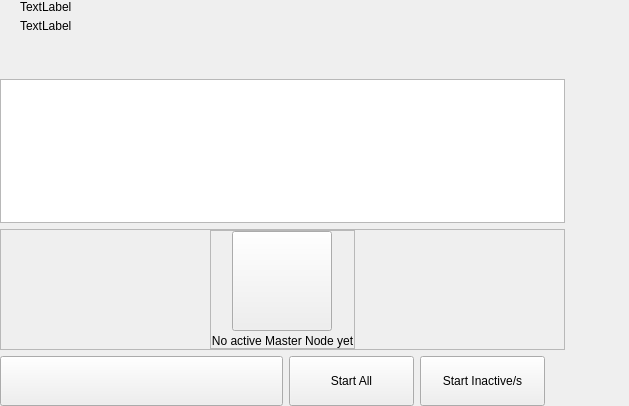
<?xml version="1.0" encoding="UTF-8"?>
<ui version="4.0">
 <class>MasterNodesWidget</class>
 <widget class="QWidget" name="MasterNodesWidget">
  <property name="geometry">
   <rect>
    <x>0</x>
    <y>0</y>
    <width>629</width>
    <height>406</height>
   </rect>
  </property>
  <property name="windowTitle">
   <string>Form</string>
  </property>
  <layout class="QHBoxLayout" name="horizontalLayout_2" stretch="2,1">
   <property name="spacing">
    <number>0</number>
   </property>
   <property name="leftMargin">
    <number>0</number>
   </property>
   <property name="topMargin">
    <number>0</number>
   </property>
   <property name="rightMargin">
    <number>0</number>
   </property>
   <property name="bottomMargin">
    <number>0</number>
   </property>
   <item>
    <widget class="QWidget" name="left" native="true">
     <layout class="QVBoxLayout" name="verticalLayout_3">
      <property name="leftMargin">
       <number>0</number>
      </property>
      <property name="topMargin">
       <number>0</number>
      </property>
      <property name="rightMargin">
       <number>0</number>
      </property>
      <property name="bottomMargin">
       <number>0</number>
      </property>
      <item>
       <layout class="QVBoxLayout" name="verticalLayout_2">
        <property name="spacing">
         <number>6</number>
        </property>
        <item>
         <layout class="QHBoxLayout" name="horizontalLayout_3">
          <property name="spacing">
           <number>0</number>
          </property>
          <property name="leftMargin">
           <number>20</number>
          </property>
          <item>
           <layout class="QVBoxLayout" name="verticalLayout_8">
            <property name="spacing">
             <number>5</number>
            </property>
            <item>
             <widget class="QLabel" name="labelTitle">
              <property name="text">
               <string>TextLabel</string>
              </property>
             </widget>
            </item>
            <item alignment="Qt::AlignTop">
             <widget class="QLabel" name="labelSubtitle1">
              <property name="text">
               <string>TextLabel</string>
              </property>
             </widget>
            </item>
           </layout>
          </item>
          <item>
           <spacer name="horizontalSpacer">
            <property name="orientation">
             <enum>Qt::Horizontal</enum>
            </property>
            <property name="sizeHint" stdset="0">
             <size>
              <width>40</width>
              <height>20</height>
             </size>
            </property>
           </spacer>
          </item>
         </layout>
        </item>
        <item>
         <spacer name="verticalSpacer_2">
          <property name="orientation">
           <enum>Qt::Vertical</enum>
          </property>
          <property name="sizeType">
           <enum>QSizePolicy::Fixed</enum>
          </property>
          <property name="sizeHint" stdset="0">
           <size>
            <width>20</width>
            <height>40</height>
           </size>
          </property>
         </spacer>
        </item>
        <item>
         <layout class="QVBoxLayout" name="verticalLayout_6"/>
        </item>
        <item>
         <widget class="QListView" name="listMn">
          <property name="mouseTracking">
           <bool>true</bool>
          </property>
         </widget>
        </item>
        <item>
         <widget class="QFrame" name="emptyContainer">
          <property name="minimumSize">
           <size>
            <width>0</width>
            <height>100</height>
           </size>
          </property>
          <property name="frameShape">
           <enum>QFrame::StyledPanel</enum>
          </property>
          <property name="frameShadow">
           <enum>QFrame::Raised</enum>
          </property>
          <layout class="QVBoxLayout" name="verticalLayout_7" stretch="1,8">
           <property name="spacing">
            <number>0</number>
           </property>
           <property name="leftMargin">
            <number>0</number>
           </property>
           <property name="topMargin">
            <number>0</number>
           </property>
           <property name="rightMargin">
            <number>0</number>
           </property>
           <property name="bottomMargin">
            <number>0</number>
           </property>
           <item>
            <spacer name="verticalSpacer">
             <property name="orientation">
              <enum>Qt::Vertical</enum>
             </property>
             <property name="sizeHint" stdset="0">
              <size>
               <width>20</width>
               <height>20</height>
              </size>
             </property>
            </spacer>
           </item>
           <item alignment="Qt::AlignHCenter|Qt::AlignVCenter">
            <widget class="QFrame" name="emptyScreen">
             <property name="sizePolicy">
              <sizepolicy hsizetype="Expanding" vsizetype="Expanding">
               <horstretch>0</horstretch>
               <verstretch>0</verstretch>
              </sizepolicy>
             </property>
             <property name="frameShape">
              <enum>QFrame::StyledPanel</enum>
             </property>
             <property name="frameShadow">
              <enum>QFrame::Raised</enum>
             </property>
             <layout class="QVBoxLayout" name="verticalLayout">
              <property name="spacing">
               <number>30</number>
              </property>
              <property name="leftMargin">
               <number>0</number>
              </property>
              <property name="topMargin">
               <number>0</number>
              </property>
              <property name="rightMargin">
               <number>0</number>
              </property>
              <property name="bottomMargin">
               <number>0</number>
              </property>
              <item alignment="Qt::AlignHCenter|Qt::AlignVCenter">
               <widget class="QPushButton" name="pushImgEmpty">
                <property name="minimumSize">
                 <size>
                  <width>100</width>
                  <height>100</height>
                 </size>
                </property>
                <property name="maximumSize">
                 <size>
                  <width>100</width>
                  <height>100</height>
                 </size>
                </property>
                <property name="focusPolicy">
                 <enum>Qt::NoFocus</enum>
                </property>
                <property name="text">
                 <string/>
                </property>
                <property name="iconSize">
                 <size>
                  <width>100</width>
                  <height>100</height>
                 </size>
                </property>
               </widget>
              </item>
              <item alignment="Qt::AlignHCenter|Qt::AlignVCenter">
               <widget class="QLabel" name="labelEmpty">
                <property name="styleSheet">
                 <string notr="true"/>
                </property>
                <property name="text">
                 <string>No active Master Node yet</string>
                </property>
                <property name="alignment">
                 <set>Qt::AlignCenter</set>
                </property>
               </widget>
              </item>
             </layout>
            </widget>
           </item>
          </layout>
         </widget>
        </item>
        <item>
         <layout class="QHBoxLayout" name="horizontalLayout_7">
          <property name="rightMargin">
           <number>20</number>
          </property>
          <item>
           <spacer name="horizontalSpacer_5">
            <property name="orientation">
             <enum>Qt::Horizontal</enum>
            </property>
            <property name="sizeType">
             <enum>QSizePolicy::Expanding</enum>
            </property>
            <property name="sizeHint" stdset="0">
             <size>
              <width>40</width>
              <height>20</height>
             </size>
            </property>
           </spacer>
          </item>
          <item>
           <widget class="QPushButton" name="pushButtonSave">
            <property name="minimumSize">
             <size>
              <width>283</width>
              <height>50</height>
             </size>
            </property>
            <property name="maximumSize">
             <size>
              <width>283</width>
              <height>50</height>
             </size>
            </property>
            <property name="focusPolicy">
             <enum>Qt::NoFocus</enum>
            </property>
            <property name="text">
             <string/>
            </property>
           </widget>
          </item>
           <item>
             <widget class="QPushButton" name="pushButtonStartAll">
               <property name="minimumSize">
                 <size>
                   <width>125</width>
                   <height>50</height>
                 </size>
               </property>
               <property name="text">
                 <string>Start All</string>
               </property>
             </widget>
           </item>
           <item>
             <widget class="QPushButton" name="pushButtonStartMissing">
               <property name="minimumSize">
                 <size>
                   <width>125</width>
                   <height>50</height>
                 </size>
               </property>
               <property name="text">
                 <string>Start Inactive/s</string>
               </property>
             </widget>
           </item>
         </layout>
        </item>
       </layout>
      </item>
     </layout>
    </widget>
   </item>
   <item>
    <widget class="QWidget" name="right" native="true">
     <layout class="QVBoxLayout" name="verticalLayout_5">
      <property name="leftMargin">
       <number>0</number>
      </property>
      <property name="topMargin">
       <number>0</number>
      </property>
      <property name="rightMargin">
       <number>0</number>
      </property>
      <property name="bottomMargin">
       <number>0</number>
      </property>
      <item>
       <layout class="QVBoxLayout" name="verticalLayout_4">
        <property name="spacing">
         <number>6</number>
        </property>
        <item>
         <widget class="OptionButton" name="btnAbout" native="true">
          <property name="minimumSize">
           <size>
            <width>0</width>
            <height>50</height>
           </size>
          </property>
         </widget>
        </item>
        <item>
         <widget class="OptionButton" name="btnAboutController" native="true">
          <property name="minimumSize">
           <size>
            <width>0</width>
            <height>50</height>
           </size>
          </property>
         </widget>
        </item>
        <item>
         <spacer name="verticalSpacer_5">
          <property name="orientation">
           <enum>Qt::Vertical</enum>
          </property>
          <property name="sizeHint" stdset="0">
           <size>
            <width>20</width>
            <height>40</height>
           </size>
          </property>
         </spacer>
        </item>
       </layout>
      </item>
     </layout>
    </widget>
   </item>
  </layout>
 </widget>
 <customwidgets>
  <customwidget>
   <class>OptionButton</class>
   <extends>QWidget</extends>
   <header>qt/AVC/optionbutton.h</header>
   <container>1</container>
  </customwidget>
 </customwidgets>
 <resources/>
 <connections/>
</ui>
